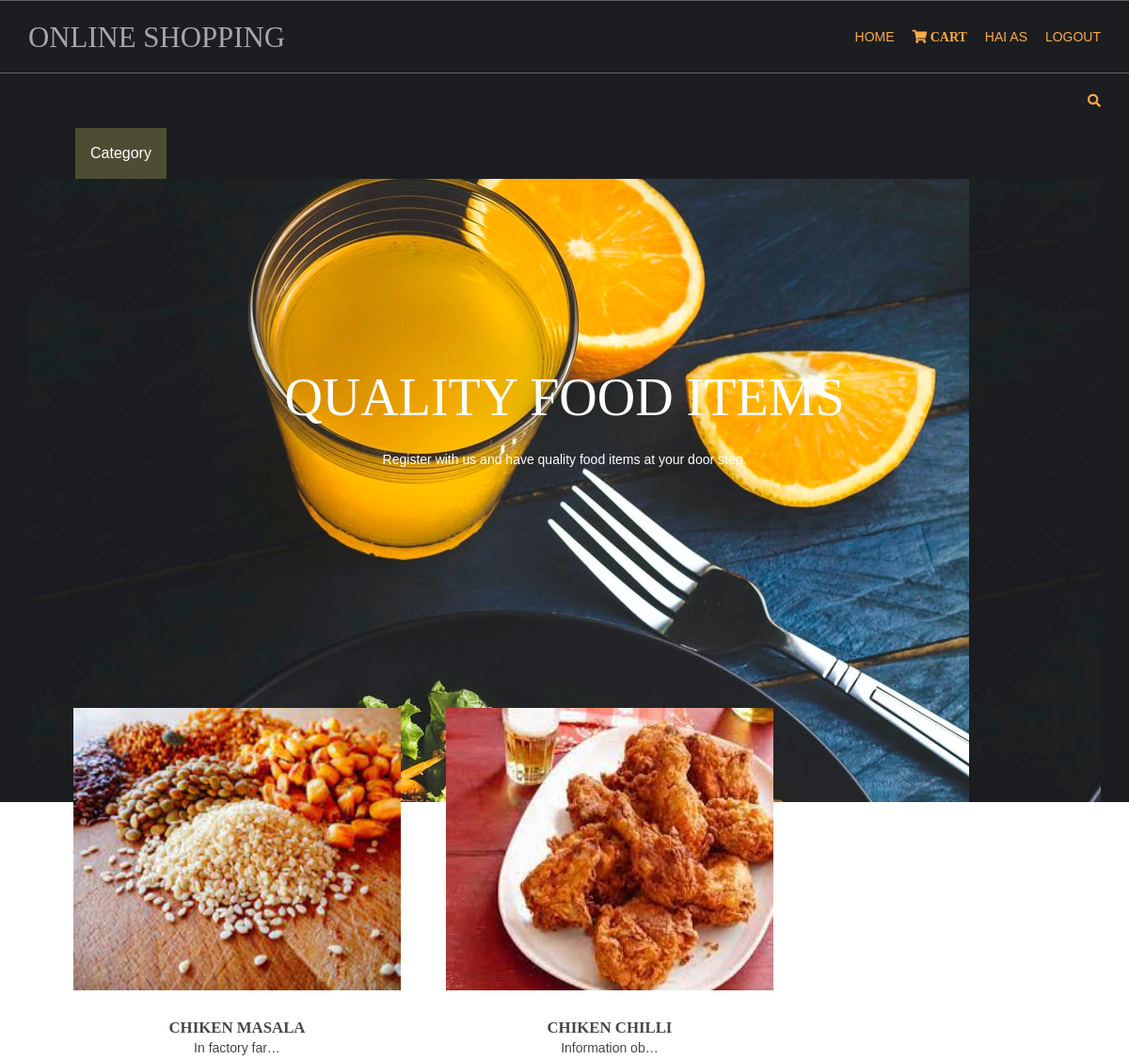
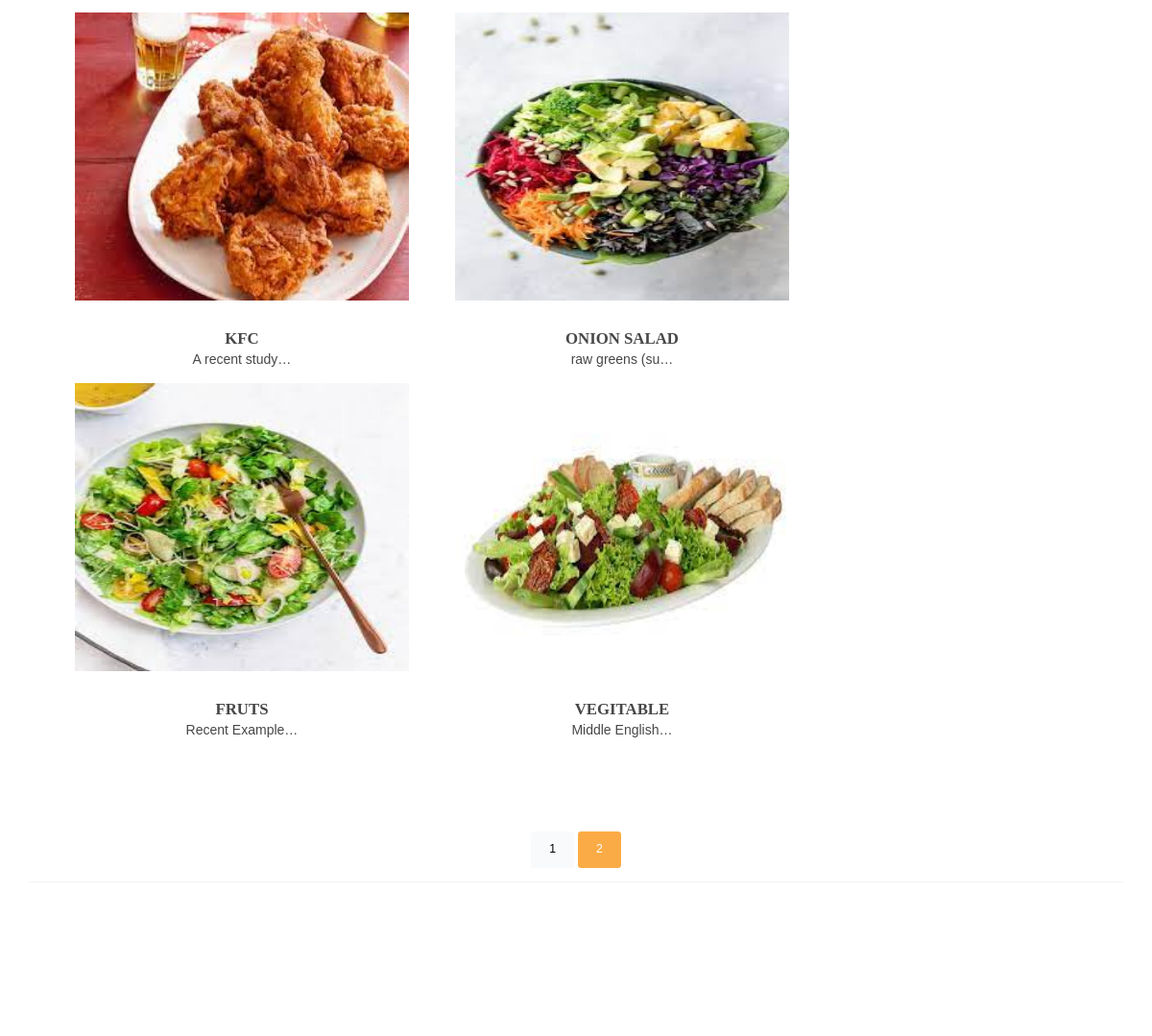
Page / (signed in) on the committed database (2 pictures, top to bottom).
### shopapp/models.py (models this page shows, shortened)
class product(models.Model):
    name=models.CharField(max_length=225,unique=True)
    slug=models.SlugField(max_length=225,unique=True)
    img=models.ImageField(upload_to='product')
    des=models.TextField()
    stock=models.IntegerField()
    available=models.BooleanField()
    price=models.IntegerField()
    cata=models.ForeignKey(catag,on_delete=models.CASCADE)
    def get_url(self):
        return  reverse('detail',args=[self.cata,self.slug])

### shopapp/views.py (the view)
# urls.py: 2. Add a URL to urlpatterns:  path('', views.home, name='home')
def home(requst,slugs=None):
        cpage=None
        prd=None
        if slugs!=None:
            cpage=get_object_or_404(catag,slug=slugs)
            prd=product.objects.filter(cata=cpage,available=True)
        else:
            prd = product.objects.all().filter(available=True)
            cat=catag.objects.get_queryset().order_by('id')
            paginator=Paginator(prd,6)
        try:
            page=int(requst.GET.get('page',1))
        except:
            page=1
        try:
            pro=paginator.page(page)
        except(EmptyPage,InvalidPage):
            pro=paginator.page(paginator.num_pages)
        return render(requst,'index.html',{'prd':prd,'cat':cat,'pg':pro})

### carts/context_processor.py (called while the page is built)
def count(request):
    itemcount=0;
    if 'admin' in request.path:
        return {}
    else:
        try:
           ct=cartlist.objects.filter(cartid=cartidd(request))
           cti=item.objects.all().filter(cart=ct[:1])
           for c in cti:
               itemcount+=c.qlt
        except cartlist.DoesNotExist:
            itemcount=0
        return dict(its=itemcount)

### carts/views.py (called while the page is built)
def cartidd(request):
    cid=request.session.session_key
    if not cid:
        cid=request.session_create()
    return cid

### shopapp/models.py (called while the page is built)
    def get_url(self):
        return reverse('dview',args=[self.slug])

    def __str__(self):
        return '{}'.format(self.name)

### templates/index.html (shortened to what this page needs)
{% extends 'base.html' %}
{% load static %}
{% block content %}
<div id="topbar" class="hoc clear">
      <div class="fl_right">
        <ul class="nospace">
          <li id="searchform">
          </li>
        </ul>
      </div>
    </div>
<body id="top">
             <div class="dropdown" >
  <button class="dropbtn">Category</button>
</div>
  <div id="pageintro" class="hoc clear" style="background-image:url('{% static 'hm/images/demo/backgrounds/asss.jpg'%}');">
    <article>
      <h3 class="heading">QUALITY FOOD ITEMS</h3>
      <p>Register with us and have quality food items at your door step.</p>
    </article>
  </div>
<div class="wrapper row3">
  <main class="hoc container clear">
    <section id="introblocks">
      <ul class="nospace group btmspace-80">
      {% for i in pg.object_list %}
        <li class="one_third">
          <figure><a class="imgover" href={{i.get_url}}><img src="{{i.img.url}}" style="width:400px;height:300px;"></a>
            <figcaption>
              <h6 class="heading">{{i.name}}</h6>
              <p>{{i.des|truncatechars:15}}</p>
            </figcaption>
          </figure>
        </li>
{% endfor %}
      </ul>
    </section> <center>
    {% for p in pg.paginator.page_range %}
      <a href="?page={{p}}" class="btn btn-light btn-sm {% if pg.number == p %} active {% endif %}">{{p}} </a>
         {% endfor %}
    </center>
    <hr class="btmspace-80">
  </main>
</div>
</body>
</html>
{% endblock %}

### templates/base.html (shortened to what this page needs)
{% load static %}
<html lang="">
<head>
<link href="https://cdn.jsdelivr.net/npm/bootstrap@5.1.0/dist/css/bootstrap.min.css" rel="stylesheet">
<link href="{% static 'hm/layout/styles/layout.css'%}" rel="stylesheet" type="text/css" media="all">
</head>
  <div class="wrapper row1">
    <header id="header" class="hoc clear">
      <div id="logo" class="fl_left">
        <h1><a href="/">ONLINE SHOPPING</a></h1>
      </div>
       <nav id="mainav" class="fl_right">
           <ul class="clear">
               <li class="active"><a href="/">home</a> </li>
               {% if its > 0 %}
                <li class="active"><a class="fa fa-shopping-cart"  href="{% url 'details' %}">{{its}} Cart</a> </li>
               {% else %}
               <li class="active"><a class="fa fa-shopping-cart"  href="{% url 'details' %}"> Cart</a> </li>
               {% endif %}
               {% if request.session.username %}
               <li class="active"><a href="#">Hai {{request.session.username}}</a></li>
               <li class="active"><a href="{% url 'logout' %}">Logout</a> </li>
               {% else %}
                <li class="active"><a href="{% url 'log' %}">Login</a> </li>
                <li class="active"><a href="{% url 'reg' %}">Register</a> </li>
                {% endif %}
           </ul>
</nav>
    </header>
  </div>
{% block content %}
{% endblock %}
</body>
</html>

### static/hm/layout/styles/layout.css (style rules this page uses)
.row1 { border:solid; border-width:1px 0; }
#topbar { padding:20px 0; font-size:.8rem; text-transform:uppercase; }
#topbar ul li { display:inline-block; margin-right:15px; }
#topbar ul li:last-child { margin-right:0; padding-right:0; border-right:none; }
#topbar #searchform { position:relative; line-height:1; z-index:9999; }
#topbar #searchform::after { display:block; height:18px; line-height:18px; padding:0; font-family:"Font Awesome\ 5 Free"; font-weight:900; font-size:1rem; content:"\f002"; }
#topbar #searchform ::placeholder { text-transform:capitalize; }
#header #logo { margin:22px 0 0 0; }
#header #logo h1 { margin:0; padding:0; font-size:2.2rem; text-transform:uppercase; }
#pageintro { padding:200px 0 300px; }
#pageintro article, #pageintro article p { display:block; max-width:75%; margin:0 auto; text-align:center; }
#pageintro article p { max-width:65%; line-height:2rem; }
#pageintro .heading { margin-bottom:20px; font-size:4rem; }
.container { padding:80px 0; }
#introblocks { display:block; position:relative; margin:-180px 0 0 0; z-index:1; text-align:center; }
#introblocks figure figcaption { display:block; padding:30px 0 0 0; text-align:center; }
#introblocks figure figcaption .heading { font-size:1.2rem; font-weight:700; margin-bottom:0; }
*, *::before, *::after { transition:all .3s ease-in-out; }
nav ul, nav ol { margin:0; padding:0; list-style:none; }
#mainav, #breadcrumb, .sidebar nav { line-height:normal; }
#mainav ul { text-transform:uppercase; }
#mainav li { display:inline-block; position:relative; margin:0 15px 0 0; padding:0; }
#mainav li:last-child { margin-right:0; }
#mainav li a { display:block; padding:30px 0; }
body { color:#A5A6AA; background-color:#1C1D21; }
a { color:#FBAB45; }
hr, .borderedbox { border-color:#D7D7D7; }
.btn, .btn.inverse:hover { color:#FFFFFF; background-color:#FBAB45; border-color:#FBAB45; }
.imgover, .imgover:hover::after { color:#FFFFFF; }
.row1 { border-color:rgba(255,255,255,.3); }
.row3 { color:#474747; background-color:#FFFFFF; }
#topbar #searchform { color:#FBAB45; }
#header #logo h1 a { color:inherit; }
#pageintro { color:#FFFFFF; }
#mainav li a { color:inherit; }
#mainav .active a, #mainav a:hover, #mainav li:hover > a { color:#FBAB45; background-color:inherit; }
@media screen and (min-width:1140px) { .hoc { max-width:1140px; } }

### templates/index.html (style rules this page uses)
.dropbtn { background-color:#4d4d33; color: white; padding: 16px; font-size: 16px; border: none; cursor: pointer; }
.dropdown { position: relative; display: inline-block; padding-left: 80px; }

### rows in the picture
product: img (picture), name "CHIKEN MASALA", des "In factory far…"
product: img (picture), name "CHIKEN CHILLI", des "Information ob…"
product: img (picture), name "KFC", des "A recent study…"
product: img (picture), name "ONION SALAD", des "raw greens (su…"
product: img (picture), name "FRUTS", des "Recent Example…"
product: img (picture), name "VEGITABLE", des "Middle English…"

### other values in the picture
{{ request.session.username }} "AS"
{{ p }} "1" "2"
